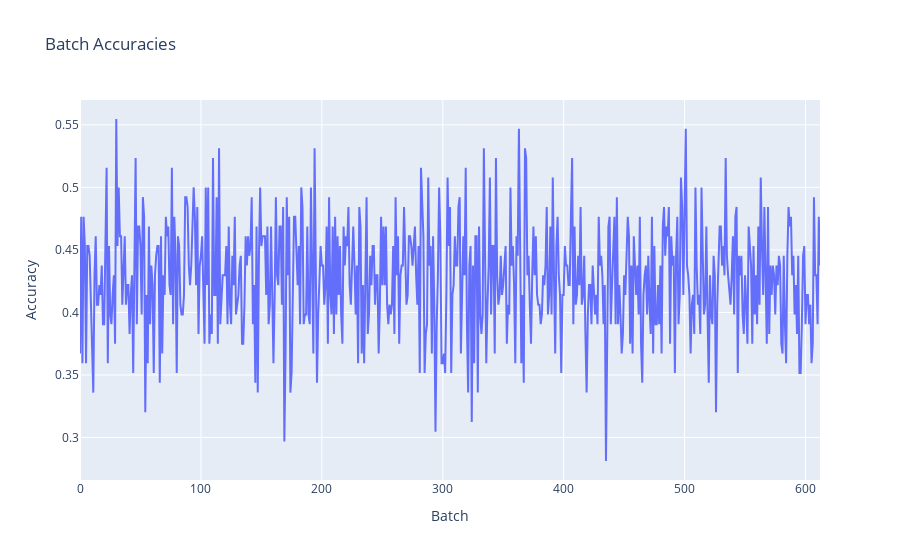

Source (notebook cell):
### Code cell
fig = go.Figure()
x = list(range(len(batch_accs)))  
fig.add_trace(go.Scatter(x=x,y=batch_accs, mode='lines', name='Batch Accuracies'))
fig.update_layout(
    title=f'Batch Accuracies',
    xaxis_title='Batch',
    yaxis_title='Accuracy',
    legend_title='Legend'
)
fig.show()

### Figure 1 — Plotly figure (JSON) as saved in the notebook; plotly's stock layout.template omitted (floating-point values rounded to 4 significant figures; data arrays with more than 128 entries replaced by an {"elided": "..."} marker saying what was removed)
{"data": [{"mode": "lines", "name": "Batch Accuracies", "type": "scatter", "x": {"elided": "613 int values"}, "y": {"elided": "613 float values"}}], "layout": {"legend": {"title": {"text": "Legend"}}, "title": {"text": "Batch Accuracies"}, "xaxis": {"title": {"text": "Batch"}}, "yaxis": {"title": {"text": "Accuracy"}}}}
